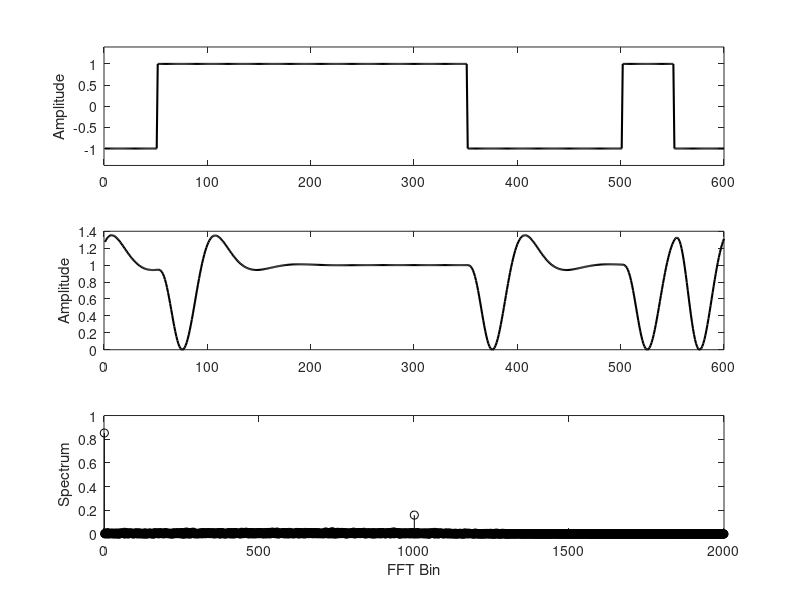

The MATLAB script that drew this image:
% File: c5ce3.m
nsym = 1000; nsamp = 50; lambda = 0.7;
[b,a] = butter(3,2*lambda/nsamp);
l = nsym*nsamp; % Total sequence length
y = zeros(1,l-nsamp+1); % Initalize output vector
x =2*round(rand(1,nsym))-1; % Components of x = +1 or -1
for i = 1:nsym % Loop to generate info symbols
k = (i-1)*nsamp+1;
y(k) = x(i);
end
datavector1 = conv(y,ones(1,nsamp)); % Each symbol is nsamp long
subplot(3,1,1), plot(datavector1(1,200:799),'k', 'LineWidth', 1.5)
axis([0 600 -1.4 1.4]), ylabel('Amplitude')
filtout = filter(b,a,datavector1);
datavector2 = filtout.*filtout;
subplot(3,1,2), plot(datavector2(1,200:799),'k', 'LineWidth', 1.5)
ylabel('Amplitude')
y = fft(datavector2);
yy = abs(y)/(nsym*nsamp);
subplot(3,1,3), stem(yy(1,1:2*nsym),'k')
xlabel('FFT Bin'), ylabel('Spectrum')
% End of script file.